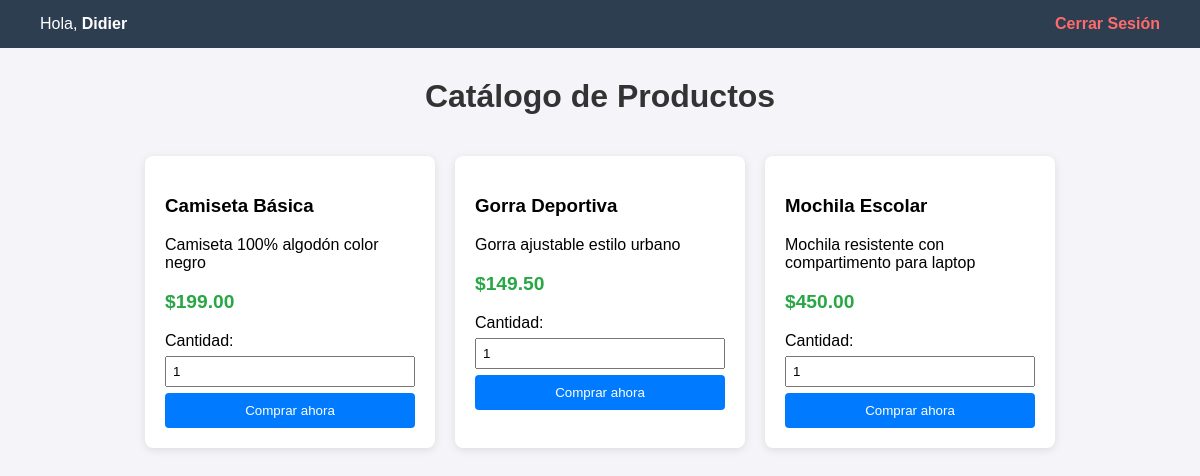
Page /tienda.php (signed in) on the committed database.
### tables this page shows
CREATE TABLE `productos` (
  `id` int(11) NOT NULL,
  `nombre` varchar(100) NOT NULL,
  `precio` decimal(10,2) NOT NULL,
  `descripcion` varchar(255) DEFAULT NULL
);

### tienda.php (the view, shortened to what this page needs)
<?php
$nombre_usuario = $_SESSION['usuario_nombre'];
$conn = new mysqli("localhost", "root", "", "mi_base_datos");
$resultado = $conn->query("SELECT * FROM productos");
?>
<!DOCTYPE html>
<html lang="es">
<head>
</head>
<body>
    <div class="barra-superior">
        <span> Hola, <b><?php echo htmlspecialchars($nombre_usuario); ?></b></span>
        <a href="cerrar_sesion.php">Cerrar Sesión</a>
    </div>
    <h1> Catálogo de Productos</h1>
    <div class="contenedor">
        <?php while($prod = $resultado->fetch_assoc()): ?>
            <div class="tarjeta">
                <h3><?php echo $prod['nombre']; ?></h3>
                <p><?php echo $prod['descripcion']; ?></p>
                <p class="precio">$<?php echo $prod['precio']; ?></p>
                <form action="comprar.php" method="POST">
                    <label>Cantidad:</label>
                    <input type="number" name="cantidad" value="1" min="1" required>
                    <button type="submit">Comprar ahora</button>
                </form>
            </div>
        <?php endwhile; ?>
    </div>
</body>
</html>

### tienda.php (style rules this page uses)
body { font-family: Arial, sans-serif; margin: 0; background-color: #f4f4f9; }
.barra-superior { background-color: #2c3e50; color: white; padding: 15px 40px; display: flex; justify-content: space-between; align-items: center; }
.barra-superior a { color: #ff6b6b; text-decoration: none; font-weight: bold; }
h1 { text-align: center; color: #333; margin-top: 30px; }
.contenedor { display: flex; gap: 20px; justify-content: center; flex-wrap: wrap; padding: 20px; }
.tarjeta { background: white; padding: 20px; border-radius: 8px; width: 250px; box-shadow: 0 2px 8px rgba(0,0,0,0.1); }
.precio { font-size: 1.2em; color: #28a745; font-weight: bold; }
input { width: 100%; padding: 6px; margin: 6px 0; box-sizing: border-box; }
button { width: 100%; padding: 10px; background-color: #007bff; color: white; border: none; border-radius: 4px; cursor: pointer; }

### rows in the picture
productos: nombre "Camiseta Básica", descripcion "Camiseta 100% algodón color negro", precio "199.00"
productos: nombre "Gorra Deportiva", descripcion "Gorra ajustable estilo urbano", precio "149.50"
productos: nombre "Mochila Escolar", descripcion "Mochila resistente con compartimento para laptop", precio "450.00"

### other values in the picture
$nombre_usuario "Didier"
